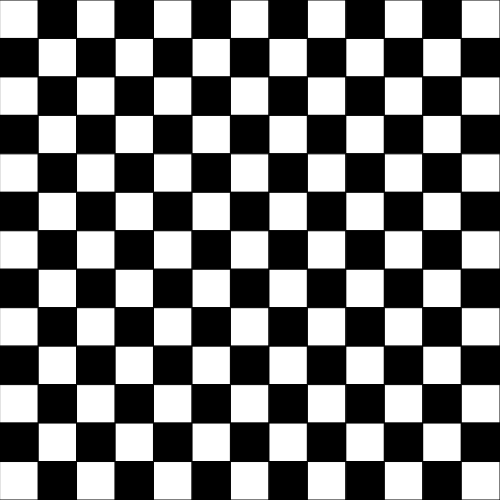
Frame 1 (no input)
Frame 60 (no input): identical to frame 1, image omitted
Frame 120 (the mouse pressed at the canvas centre since frame 60): identical to frame 1, image omitted

The p5.js sketch that drew this single still picture (run headless with seeded random() and noise() and a simulated clock; from frame 60 on, the mouse is pressed at the canvas centre):

// p5.js sketch
// ── sketch.js
let num = 13
let w;

function setup(){
  createCanvas(500, 500)
  background(255)
  w = width/num
  for(let i = 0; i < num*num; i++){
    //모듈러 연산
    let coordX = i % num // 23%10-->3
    let coordY = floor(i / num) // 34/10 -->3

    fill(0)
    if(coordX % 2 === 0 && coordY % 2 ===0) fill(255)
    if(coordX % 2 !== 0 && coordY % 2 !== 0) fill(255)
    // if((i + (coordY % 2)) % 2 === 0) fill(255)
    rect(coordX*w, coordY*w, w, w)
  }
}

function draw(){

}
